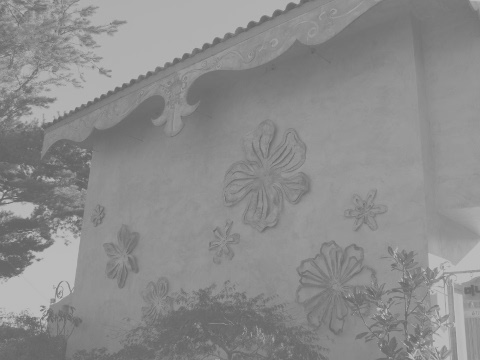
#> input picture img/abnormal.jpg, 480 x 360 px
$ python histo_normalize.py
#> lines starting #> are read from the running program, lines starting #| are printed output that depends on the picture
import cv2
import numpy as np
import matplotlib.pylab as plt

#--① 그레이 스케일로 영상 읽기
img = cv2.imread('./img/abnormal.jpg', cv2.IMREAD_GRAYSCALE)
#> img is the input picture: shape (360, 480); min 96, max 194, mean 140.1

#--② 직접 연산한 정규화
img_f = img.astype(np.float32)
img_norm = ((img_f - img_f.min()) * (255) / (img_f.max() - img_f.min()))
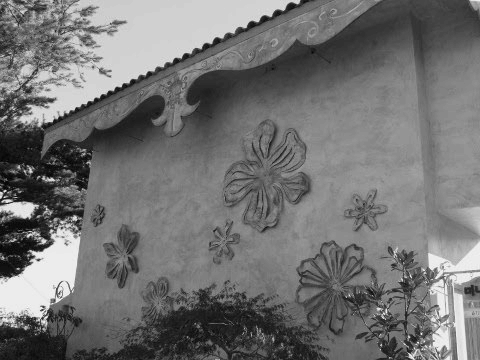
#> img_norm: shape (360, 480) float32; min 0, max 255, mean 114.7
img_norm = img_norm.astype(np.uint8)

#--③ OpenCV API를 이용한 정규화
img_norm2 = cv2.normalize(img, None, 0, 255, cv2.NORM_MINMAX)

#--④ 히스토그램 계산
hist = cv2.calcHist([img], [0], None, [256], [0, 255])
#> hist = 256 values, max 6600 at index 145, min 0 at index 0, mean 675
hist_norm = cv2.calcHist([img_norm], [0], None, [256], [0, 255])
#> hist_norm = 256 values, max 6600 at index 127, min 0 at index 1, mean 675
hist_norm2 = cv2.calcHist([img_norm2], [0], None, [256], [0, 255])
#> hist_norm2 = 256 values, max 6600 at index 128, min 0 at index 1, mean 675

cv2.imshow('Before', img)
cv2.imshow('Manual', img_norm)
cv2.imshow('cv2.normalize()', img_norm2)

hists = {'Before' : hist, 'Manual':hist_norm, 'cv2.normalize()':hist_norm2}
for i, (k, v) in enumerate(hists.items()):
    plt.subplot(1,3,i+1)
    plt.title(k)
    plt.plot(v)
#> this loop made 3 passes
#> k on passes 1 to 3: 'Before', 'Manual', 'cv2.normalize()'
plt.show()
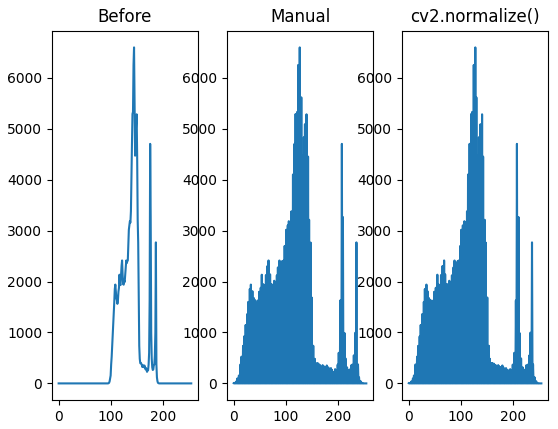
#> figure drawn by matplotlib, 3 panels; panel 1: curve peaks at x = 145, y = 6600; panel 2: curve peaks at x = 127, y = 6600; panel 3: curve peaks at x = 128, y = 6600

$ run again, with img/scaned_paper.jpg copied over img/abnormal.jpg
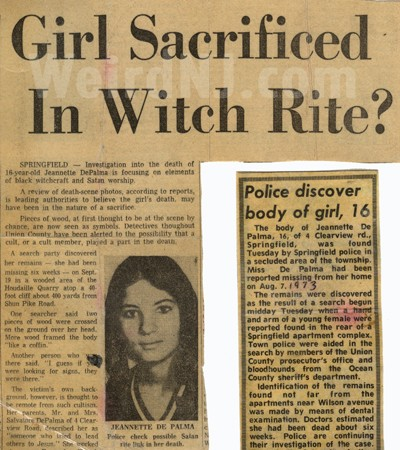
#> input picture img/scaned_paper.jpg, 400 x 450 px
#> `img = cv2.imread('./img/abnormal.jpg', cv2.IMREAD_GRAYSCALE)`:
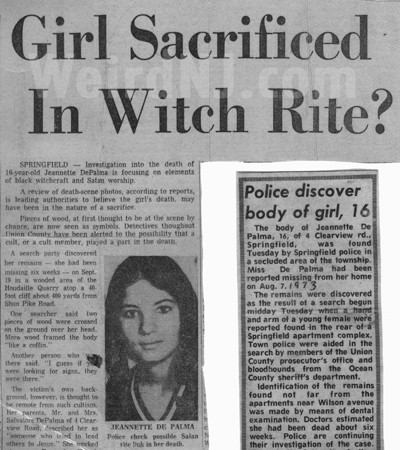
#> img: shape (450, 400); min 12, max 255, mean 152.8
#> hist = 256 values, max 11743 at index 251, min 0 at index 0, mean 701.9
#> hist_norm = 256 values, max 11743 at index 250, min 0 at index 1, mean 701.9
#> hist_norm2 = 256 values, max 11743 at index 251, min 0 at index 1, mean 701.9
#> the loop `for i, (k, v) in enumerate(hists.items()):` made 3 passes
#> k on passes 1 to 3: 'Before', 'Manual', 'cv2.normalize()'
#> `plt.show()`:
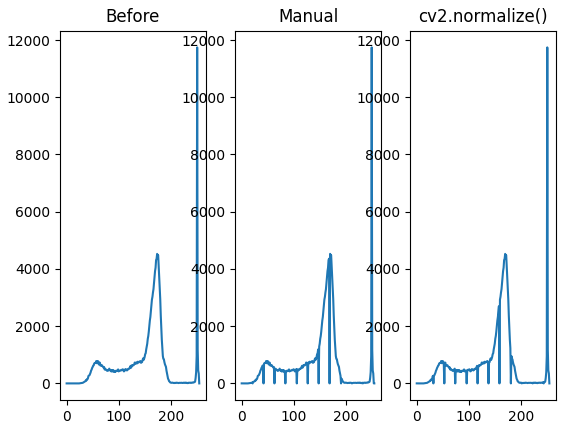
#> figure drawn by matplotlib, 3 panels; panel 1: curve peaks at x = 251, y = 11743; panel 2: curve peaks at x = 250, y = 11743; panel 3: curve peaks at x = 251, y = 11743
